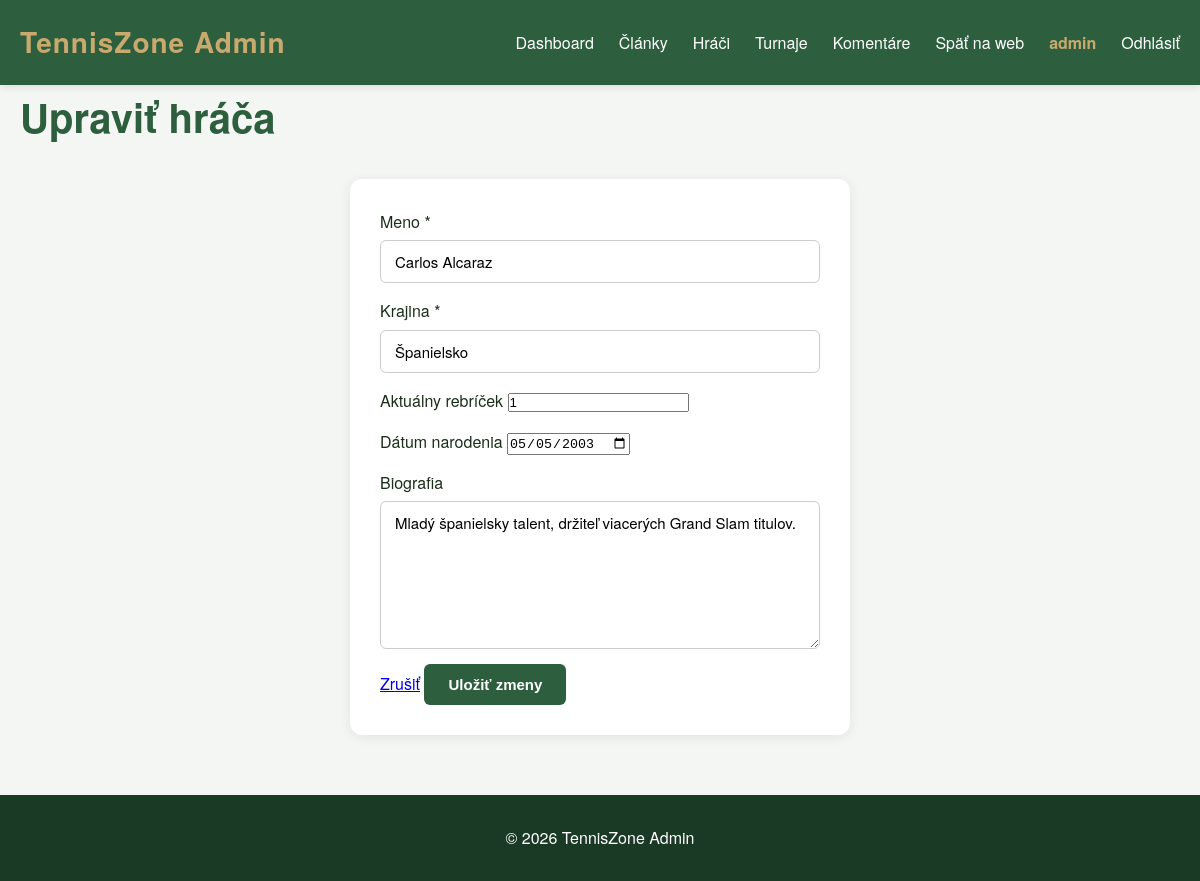
The page /public/templates/player-edit.php?id=1 (signed in) on the database its author committed.
### tables this page shows
CREATE TABLE IF NOT EXISTS players (
    id INT AUTO_INCREMENT PRIMARY KEY,
    name VARCHAR(100) NOT NULL,
    country VARCHAR(50),
    ranking INT,
    birth_date DATE,
    bio TEXT,
    image VARCHAR(255),
    created_at TIMESTAMP DEFAULT CURRENT_TIMESTAMP
);

### app/autoload.php (called while the page is built, shortened)
<?php
spl_autoload_register(function (string $class): void {
    $prefixes = [
        'App\\Core\\'   => __DIR__ . '/app/core/',
        'App\\Models\\' => __DIR__ . '/app/models/',
    ];
    foreach ($prefixes as $prefix => $baseDir) {
        $len = strlen($prefix);
        if (strncmp($class, $prefix, $len) !== 0) {
            continue;
        }
        $relative = substr($class, $len);
        $file = $baseDir . str_replace('\\', '/', $relative) . '.php';
    }
});

### app/core/Database.php (called while the page is built, shortened)
<?php
class Database {
    private $host = 'localhost';
    private $dbname = 'tenniszone1';
    private $username = 'root';
    private $password = '';
    private \PDO $connection;
    public function __construct() {
        try {
            $dsn = "mysql:host={$this->host};dbname={$this->dbname};charset=utf8mb4";
            $this->connection = new \PDO($dsn, $this->username, $this->password);
            $this->connection->setAttribute(\PDO::ATTR_ERRMODE, \PDO::ERRMODE_EXCEPTION);
            $this->connection->setAttribute(\PDO::ATTR_DEFAULT_FETCH_MODE, \PDO::FETCH_OBJ);
        } catch (\PDOException $e) {
            echo "Chyba pripojenia: " . $e->getMessage();
        }
    }
    public function getConnection() {
        return $this->connection;
    }
}

### app/models/Player.php (called while the page is built, shortened)
<?php
class Player {
    private $db;
    public function __construct() {
        $database = new Database();
        $this->db = $database->getConnection();
    }
    public function find($id) {
        $sql = "SELECT * FROM players WHERE id = :id";
        $stmt = $this->db->prepare($sql);
        $stmt->execute(['id' => $id]);
        return $stmt->fetch();
    }
}

### public/templates/player-edit.php (the view, shortened to what this page needs)
<?php include __DIR__ . '/../../autoload.php'; ?>
<?php include __DIR__ . '/partials/header-admin.php';
$id = (int) ($_GET['id'] ?? 0);
$player = new Player();
$p = $player->find($id);
?>
<h1>Upraviť hráča</h1>
<form method="POST" action="player-edit.php?id=<?php echo $id; ?>">
    <label>
        Meno *
        <input type="text" name="name" required minlength="3" maxlength="100"
               value="<?php echo htmlspecialchars($p->name); ?>">
    </label>
    <label>
        Krajina *
        <input type="text" name="country" required minlength="2" maxlength="50"
               value="<?php echo htmlspecialchars($p->country ?? ''); ?>">
    </label>
    <label>
        Aktuálny rebríček
        <input type="number" name="ranking" min="1"
               value="<?php echo htmlspecialchars($p->ranking ?? ''); ?>">
    </label>
    <label>
        Dátum narodenia
        <input type="date" name="birth_date"
               value="<?php echo htmlspecialchars($p->birth_date ?? ''); ?>">
    </label>
    <label>
        Biografia
        <textarea name="bio" rows="6"><?php echo htmlspecialchars($p->bio ?? ''); ?></textarea>
    </label>
    <div>
        <a href="admin-players.php">Zrušiť</a>
        <button type="submit">Uložiť zmeny</button>
    </div>
</form>
<?php include __DIR__ . '/partials/footer-admin.php'; ?>

### public/assets/css/style.css (style rules this page uses)
* { box-sizing: border-box; margin: 0; padding: 0; }
body { font-family: 'Helvetica Neue', Arial, sans-serif; background: #f4f6f4; color: #1a2e1a; line-height: 1.6; }
h1 { font-size: 2.5rem; color: #2d5f3f; margin-bottom: 10px; }
form { background: white; padding: 30px; border-radius: 12px; box-shadow: 0 2px 12px rgba(0,0,0,0.08); max-width: 500px; margin: 30px auto; }
form label { display: block; margin-bottom: 15px; font-weight: 500; }
form input[type="text"], form input[type="password"], form input[type="email"], form textarea, form select { display: block; width: 100%; padding: 10px 14px; margin-top: 6px; border: 1px solid #ccc; border-radius: 6px; font-size: 15px; font-family: inherit; }
button { background: #2d5f3f; color: white; border: none; padding: 12px 24px; border-radius: 6px; font-size: 15px; font-weight: 600; cursor: pointer; transition: background 0.2s; }

### rows shown on the page
players: name "Carlos Alcaraz", country "Španielsko", ranking "1", birth_date "05/05/2003", bio "Mladý španielsky talent, držiteľ viacerých Grand Slam titulov."

### other values the page prints
$_SESSION['username'] "admin"
